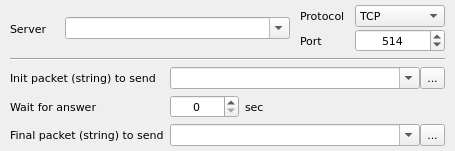
<?xml version="1.0" encoding="UTF-8"?>
<ui version="4.0">
 <class>SendDataToTcpUdpPortWidget</class>
 <widget class="QWidget" name="SendDataToTcpUdpPortWidget">
  <property name="geometry">
   <rect>
    <x>0</x>
    <y>0</y>
    <width>455</width>
    <height>145</height>
   </rect>
  </property>
  <property name="font">
   <font>
    <family>DejaVu Sans</family>
    <pointsize>8</pointsize>
   </font>
  </property>
  <property name="windowTitle">
   <string>Form</string>
  </property>
  <layout class="QFormLayout" name="formLayout">
   <property name="verticalSpacing">
    <number>6</number>
   </property>
   <property name="leftMargin">
    <number>10</number>
   </property>
   <property name="topMargin">
    <number>5</number>
   </property>
   <property name="rightMargin">
    <number>10</number>
   </property>
   <property name="bottomMargin">
    <number>5</number>
   </property>
   <item row="0" column="0" colspan="2">
    <layout class="QGridLayout" name="gridLayout" columnstretch="1,5,1,2" columnminimumwidth="0,0,0,0">
     <property name="horizontalSpacing">
      <number>10</number>
     </property>
     <property name="verticalSpacing">
      <number>2</number>
     </property>
     <item row="0" column="0" rowspan="2">
      <widget class="QLabel" name="lblServer">
       <property name="text">
        <string>Server</string>
       </property>
       <property name="buddy">
        <cstring>cmbServer</cstring>
       </property>
      </widget>
     </item>
     <item row="0" column="1" rowspan="2">
      <widget class="QComboBox" name="cmbServer">
       <property name="sizePolicy">
        <sizepolicy hsizetype="Preferred" vsizetype="Fixed">
         <horstretch>0</horstretch>
         <verstretch>0</verstretch>
        </sizepolicy>
       </property>
       <property name="editable">
        <bool>true</bool>
       </property>
      </widget>
     </item>
     <item row="0" column="2">
      <widget class="QLabel" name="lblProtocol">
       <property name="text">
        <string>Protocol</string>
       </property>
      </widget>
     </item>
     <item row="0" column="3">
      <widget class="QComboBox" name="cmbProtocol">
       <property name="sizePolicy">
        <sizepolicy hsizetype="Preferred" vsizetype="Preferred">
         <horstretch>0</horstretch>
         <verstretch>0</verstretch>
        </sizepolicy>
       </property>
       <item>
        <property name="text">
         <string>TCP</string>
        </property>
       </item>
       <item>
        <property name="text">
         <string>UDP</string>
        </property>
       </item>
      </widget>
     </item>
     <item row="1" column="2">
      <widget class="QLabel" name="lblPort">
       <property name="text">
        <string>Port</string>
       </property>
      </widget>
     </item>
     <item row="1" column="3">
      <widget class="QSpinBox" name="spinPort">
       <property name="sizePolicy">
        <sizepolicy hsizetype="Minimum" vsizetype="Preferred">
         <horstretch>0</horstretch>
         <verstretch>0</verstretch>
        </sizepolicy>
       </property>
       <property name="alignment">
        <set>Qt::AlignCenter</set>
       </property>
       <property name="minimum">
        <number>1</number>
       </property>
       <property name="maximum">
        <number>65535</number>
       </property>
       <property name="value">
        <number>514</number>
       </property>
      </widget>
     </item>
    </layout>
   </item>
   <item row="1" column="0" colspan="2">
    <widget class="Line" name="line">
     <property name="orientation">
      <enum>Qt::Horizontal</enum>
     </property>
    </widget>
   </item>
   <item row="2" column="0">
    <widget class="QLabel" name="lblInitPacket">
     <property name="text">
      <string>Init packet (string) to send</string>
     </property>
     <property name="buddy">
      <cstring>cmbInitPacket</cstring>
     </property>
    </widget>
   </item>
   <item row="2" column="1">
    <layout class="QHBoxLayout" name="horizontalLayout">
     <property name="spacing">
      <number>0</number>
     </property>
     <item>
      <widget class="QComboBox" name="cmbInitPacket">
       <property name="sizePolicy">
        <sizepolicy hsizetype="Preferred" vsizetype="Preferred">
         <horstretch>0</horstretch>
         <verstretch>0</verstretch>
        </sizepolicy>
       </property>
       <property name="editable">
        <bool>true</bool>
       </property>
      </widget>
     </item>
     <item>
      <widget class="QToolButton" name="btnInitPacket">
       <property name="sizePolicy">
        <sizepolicy hsizetype="Fixed" vsizetype="Preferred">
         <horstretch>0</horstretch>
         <verstretch>0</verstretch>
        </sizepolicy>
       </property>
       <property name="text">
        <string>...</string>
       </property>
       <property name="icon">
        <iconset resource="../../qHostMonitor.qrc">
         <normaloff>:/img/loupe.png</normaloff>:/img/loupe.png</iconset>
       </property>
       <property name="iconSize">
        <size>
         <width>16</width>
         <height>16</height>
        </size>
       </property>
      </widget>
     </item>
    </layout>
   </item>
   <item row="3" column="0">
    <widget class="QLabel" name="lblWaitForAnswer">
     <property name="text">
      <string>Wait for answer</string>
     </property>
     <property name="buddy">
      <cstring>spinWaitForAnswer</cstring>
     </property>
    </widget>
   </item>
   <item row="3" column="1">
    <layout class="QHBoxLayout" name="horizontalLayout_2">
     <item>
      <widget class="QSpinBox" name="spinWaitForAnswer">
       <property name="sizePolicy">
        <sizepolicy hsizetype="Preferred" vsizetype="Preferred">
         <horstretch>0</horstretch>
         <verstretch>0</verstretch>
        </sizepolicy>
       </property>
       <property name="alignment">
        <set>Qt::AlignCenter</set>
       </property>
       <property name="maximum">
        <number>999999</number>
       </property>
      </widget>
     </item>
     <item>
      <widget class="QLabel" name="lblSec">
       <property name="sizePolicy">
        <sizepolicy hsizetype="Expanding" vsizetype="Preferred">
         <horstretch>0</horstretch>
         <verstretch>0</verstretch>
        </sizepolicy>
       </property>
       <property name="text">
        <string>sec</string>
       </property>
      </widget>
     </item>
    </layout>
   </item>
   <item row="4" column="0">
    <widget class="QLabel" name="lblFinalPacket">
     <property name="text">
      <string>Final packet (string) to send</string>
     </property>
     <property name="buddy">
      <cstring>cmbFinalPacket</cstring>
     </property>
    </widget>
   </item>
   <item row="4" column="1">
    <layout class="QHBoxLayout" name="horizontalLayout_3">
     <property name="spacing">
      <number>0</number>
     </property>
     <item>
      <widget class="QComboBox" name="cmbFinalPacket">
       <property name="sizePolicy">
        <sizepolicy hsizetype="Preferred" vsizetype="Preferred">
         <horstretch>0</horstretch>
         <verstretch>0</verstretch>
        </sizepolicy>
       </property>
       <property name="editable">
        <bool>true</bool>
       </property>
      </widget>
     </item>
     <item>
      <widget class="QToolButton" name="btnFinalPacket">
       <property name="sizePolicy">
        <sizepolicy hsizetype="Fixed" vsizetype="Preferred">
         <horstretch>0</horstretch>
         <verstretch>0</verstretch>
        </sizepolicy>
       </property>
       <property name="text">
        <string>...</string>
       </property>
       <property name="icon">
        <iconset resource="../../qHostMonitor.qrc">
         <normaloff>:/img/loupe.png</normaloff>:/img/loupe.png</iconset>
       </property>
       <property name="iconSize">
        <size>
         <width>16</width>
         <height>16</height>
        </size>
       </property>
      </widget>
     </item>
    </layout>
   </item>
  </layout>
 </widget>
 <resources>
  <include location="../../qHostMonitor.qrc"/>
  <include location="../../qHostMonitor.qrc"/>
 </resources>
 <connections/>
</ui>
